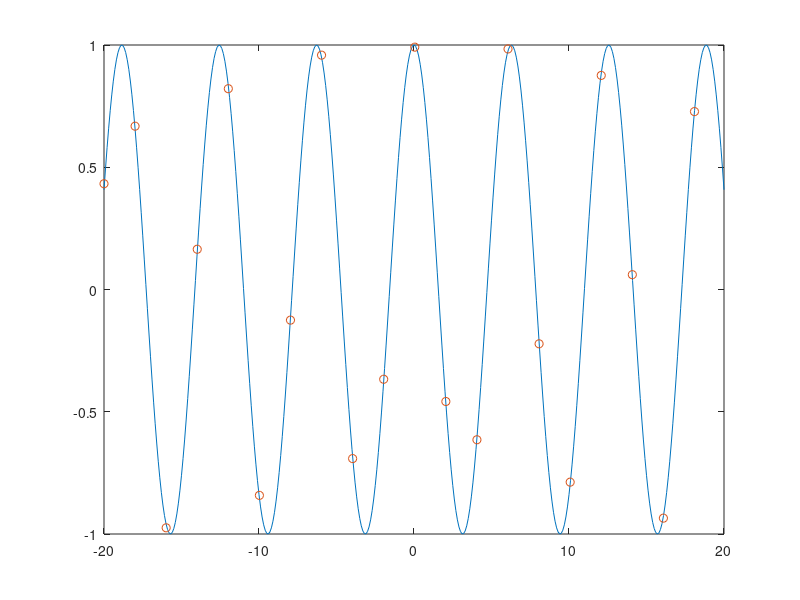
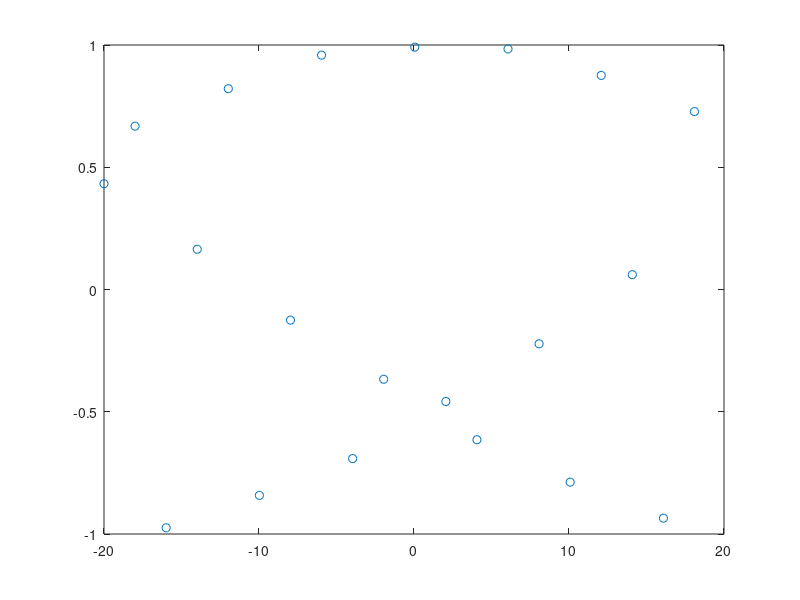

MATLAB code to generate these figures, in order:
clear;
close all;

step=0.1;

t = (-20:step:20)';

x = sin(t);

y = 10 * cos(t);

z = cos(t);

samplescount = 20;

[p,q] = rat(samplescount/ numel(t));
rs = resample(z,p,q);

trs = (t(1):(step*(q/p)):t(end))';

figure, plot(t,z,'-',trs,rs,'o');
figure, plot(trs, rs,'o');
%{
P1(:, 1) = t';

P1(:, 2) = sin(t);

P2(:, 1) = t';

P2(:, 2) = 10 * cos(t);

P3(:, 1) = t';

P3(:, 2) = cos(t);

[k1,~] = convhull(P1);
[k2,~] = convhull(P2);
[k3,~] = convhull(P3);


plot3(P1(:,2),P2(:,2),P3(:, 2),'*')
hold on
plot3(P1(k1,2),P2(k2,2),P3(k3,2))

a_f = sym('a_f');
b_f = sym('b_f');
c_f = sym('c_f');
d_f = sym('d_f');

syms f(t)

f(t) = a_f * (t^3) + b_f * (t^2) + c_f * (t) + d_f;

a_g = sym('a_g');
b_g = sym('b_g');
c_g = sym('c_g');
d_g = sym('d_g');

syms g(t)

g(t) = a_g * (t^3) + b_g * (t^2) + c_g * (t) + d_g;

a_h = sym('a_h');
b_h = sym('b_h');
c_h = sym('c_h');
d_h = sym('d_h');

syms h(t)

h(t) = a_h * (t^3) + b_h * (t^2) + c_h * (t) + d_h;

syms F(x, y)

F(x, y) = (((f(x) - f(y))^2) + ((g(x) - g(y))^2) + ((h(x) - h(y))^2))^(1/2);

F_x = diff(F, x);

F_y = diff(F, y);

S_x = solve(F_x == 0,'ReturnConditions',true);

S_y = solve(F_y == 0,'ReturnConditions',true);
%}